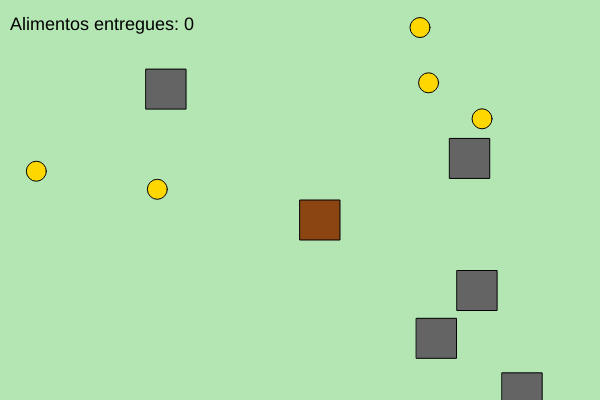
Frame 1 (no input)
Frame 60 (no input): identical to frame 1, image omitted
Frame 120 (the mouse pressed at the canvas centre since frame 60): identical to frame 1, image omitted

The p5.js sketch that drew this single still picture (run headless with seeded random() and noise() and a simulated clock; from frame 60 on, the mouse is pressed at the canvas centre):

// p5.js sketch
// ── sketch.js
let farmer;
let foods = [];
let obstacles = [];
let score = 0;
let gameEnded = false;
let targetScore = 10; // Pontuação necessária para "chegar na cidade"

function setup() {
  createCanvas(600, 400);
  farmer = new Farmer();
  for (let i = 0; i < 5; i++) {
    foods.push(new Food());
    obstacles.push(new Obstacle());
  }
}

function draw() {
  // Muda o fundo conforme o progresso: campo (verde) → cidade (cinza claro)
  if (score < targetScore) {
    background(180, 230, 180); // Campo
  } else {
    background(200); // Cidade
  }

  if (gameEnded) {
    showVictory();
    return;
  }

  farmer.update();
  farmer.display();

  for (let i = foods.length - 1; i >= 0; i--) {
    foods[i].display();
    if (farmer.collects(foods[i])) {
      foods.splice(i, 1);
      score++;
      foods.push(new Food());
    }
  }

  for (let obs of obstacles) {
    obs.display();
    if (farmer.collides(obs)) {
      gameOver();
    }
  }

  fill(0);
  textSize(18);
  if (score < targetScore) {
    text("Alimentos entregues: " + score, 10, 30);
  } else {
    text("Você chegou à cidade!", 10, 30);
    gameEnded = true;
  }
}

class Farmer {
  constructor() {
    this.size = 40;
    this.x = width / 2;
    this.y = height / 2;
    this.speed = 5;
  }

  update() {
    if (keyIsDown(LEFT_ARROW)) this.x -= this.speed;
    if (keyIsDown(RIGHT_ARROW)) this.x += this.speed;
    if (keyIsDown(UP_ARROW)) this.y -= this.speed;
    if (keyIsDown(DOWN_ARROW)) this.y += this.speed;

    this.x = constrain(this.x, 0, width - this.size);
    this.y = constrain(this.y, 0, height - this.size);
  }

  display() {
    fill(139, 69, 19); // Trator marrom
    rect(this.x, this.y, this.size, this.size);
  }

  collects(food) {
    return dist(this.x, this.y, food.x, food.y) < this.size / 2 + food.size / 2;
  }

  collides(obstacle) {
    return (this.x < obstacle.x + obstacle.size &&
            this.x + this.size > obstacle.x &&
            this.y < obstacle.y + obstacle.size &&
            this.y + this.size > obstacle.y);
  }
}

class Food {
  constructor() {
    this.size = 20;
    this.x = random(width);
    this.y = random(height);
  }

  display() {
    fill(255, 215, 0); // Milho
    ellipse(this.x, this.y, this.size);
  }
}

class Obstacle {
  constructor() {
    this.size = 40;
    this.x = random(width);
    this.y = random(height);
  }

  display() {
    fill(100); // Cinza escuro - pedras/pragas
    rect(this.x, this.y, this.size, this.size);
  }
}

function gameOver() {
  textSize(32);
  fill(255, 0, 0);
  text("Fim de jogo!", width / 3, height / 2);
  noLoop();
}

function showVictory() {
  textSize(28);
  fill(0, 100, 255);
  text("Parabéns!", width / 3 + 10, height / 2 - 20);
  textSize(20);
  text("Você levou os alimentos do campo para a cidade!", width / 6, height / 2 + 20);
  noLoop();
}
